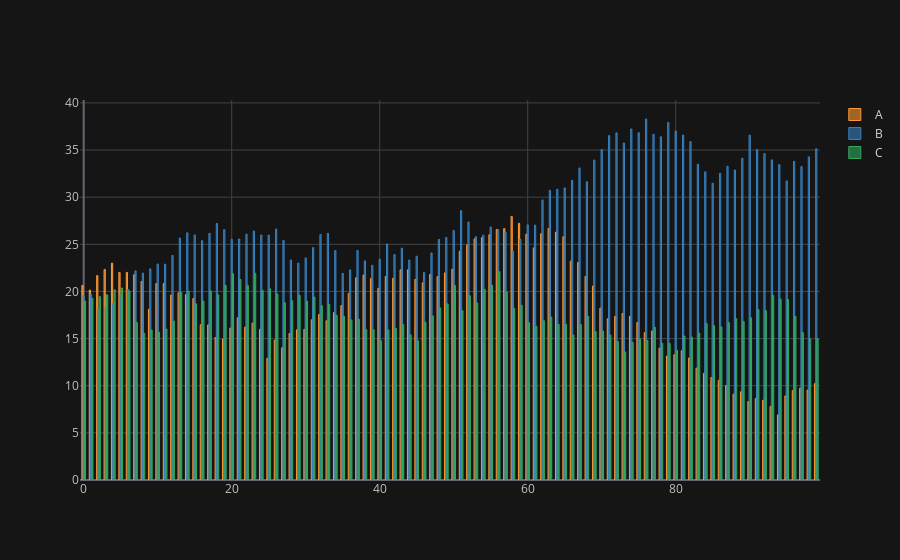

The code cell stored with this chart in its notebook:
### Code cell
df.iplot(kind='bar',bargap=0.5)
# stacked graph
